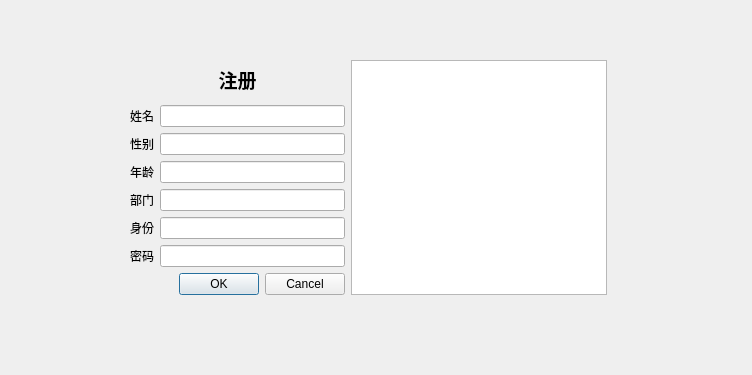
<?xml version="1.0" encoding="UTF-8"?>
<ui version="4.0">
 <class>Form</class>
 <widget class="QWidget" name="Form">
  <property name="geometry">
   <rect>
    <x>0</x>
    <y>0</y>
    <width>752</width>
    <height>375</height>
   </rect>
  </property>
  <property name="windowTitle">
   <string>Form</string>
  </property>
  <widget class="QWidget" name="">
   <property name="geometry">
    <rect>
     <x>130</x>
     <y>60</y>
     <width>477</width>
     <height>235</height>
    </rect>
   </property>
   <layout class="QHBoxLayout" name="horizontalLayout">
    <item>
     <layout class="QVBoxLayout" name="verticalLayout">
      <item>
       <widget class="QLabel" name="label_6">
        <property name="text">
         <string>&lt;html&gt;&lt;head/&gt;&lt;body&gt;&lt;p align=&quot;center&quot;&gt;&lt;span style=&quot; font-size:14pt; font-weight:600;&quot;&gt;注册&lt;/span&gt;&lt;/p&gt;&lt;/body&gt;&lt;/html&gt;</string>
        </property>
       </widget>
      </item>
      <item>
       <layout class="QFormLayout" name="formLayout">
        <item row="0" column="0">
         <widget class="QLabel" name="label">
          <property name="text">
           <string>姓名</string>
          </property>
         </widget>
        </item>
        <item row="0" column="1">
         <widget class="QLineEdit" name="lineEdit"/>
        </item>
        <item row="1" column="0">
         <widget class="QLabel" name="label_2">
          <property name="text">
           <string>性别</string>
          </property>
         </widget>
        </item>
        <item row="1" column="1">
         <widget class="QLineEdit" name="lineEdit_2"/>
        </item>
        <item row="2" column="0">
         <widget class="QLabel" name="label_3">
          <property name="text">
           <string>年龄</string>
          </property>
         </widget>
        </item>
        <item row="2" column="1">
         <widget class="QLineEdit" name="lineEdit_3"/>
        </item>
        <item row="3" column="0">
         <widget class="QLabel" name="label_4">
          <property name="text">
           <string>部门</string>
          </property>
         </widget>
        </item>
        <item row="3" column="1">
         <widget class="QLineEdit" name="lineEdit_4"/>
        </item>
        <item row="4" column="0">
         <widget class="QLabel" name="label_5">
          <property name="text">
           <string>身份</string>
          </property>
         </widget>
        </item>
        <item row="4" column="1">
         <widget class="QLineEdit" name="lineEdit_5"/>
        </item>
        <item row="5" column="0">
         <widget class="QLabel" name="label_7">
          <property name="text">
           <string>密码</string>
          </property>
         </widget>
        </item>
        <item row="5" column="1">
         <widget class="QLineEdit" name="lineEdit_6"/>
        </item>
       </layout>
      </item>
      <item>
       <widget class="QDialogButtonBox" name="buttonBox">
        <property name="standardButtons">
         <set>QDialogButtonBox::Cancel|QDialogButtonBox::Ok</set>
        </property>
       </widget>
      </item>
     </layout>
    </item>
    <item>
     <widget class="QTextBrowser" name="textBrowser"/>
    </item>
   </layout>
  </widget>
 </widget>
 <resources/>
 <connections>
  <connection>
   <sender>buttonBox</sender>
   <signal>rejected()</signal>
   <receiver>lineEdit</receiver>
   <slot>clear()</slot>
   <hints>
    <hint type="sourcelabel">
     <x>124</x>
     <y>174</y>
    </hint>
    <hint type="destinationlabel">
     <x>143</x>
     <y>31</y>
    </hint>
   </hints>
  </connection>
  <connection>
   <sender>buttonBox</sender>
   <signal>rejected()</signal>
   <receiver>lineEdit_2</receiver>
   <slot>clear()</slot>
   <hints>
    <hint type="sourcelabel">
     <x>124</x>
     <y>174</y>
    </hint>
    <hint type="destinationlabel">
     <x>143</x>
     <y>59</y>
    </hint>
   </hints>
  </connection>
  <connection>
   <sender>buttonBox</sender>
   <signal>rejected()</signal>
   <receiver>lineEdit_3</receiver>
   <slot>clear()</slot>
   <hints>
    <hint type="sourcelabel">
     <x>124</x>
     <y>174</y>
    </hint>
    <hint type="destinationlabel">
     <x>143</x>
     <y>87</y>
    </hint>
   </hints>
  </connection>
  <connection>
   <sender>buttonBox</sender>
   <signal>rejected()</signal>
   <receiver>lineEdit_4</receiver>
   <slot>clear()</slot>
   <hints>
    <hint type="sourcelabel">
     <x>124</x>
     <y>174</y>
    </hint>
    <hint type="destinationlabel">
     <x>143</x>
     <y>115</y>
    </hint>
   </hints>
  </connection>
  <connection>
   <sender>buttonBox</sender>
   <signal>rejected()</signal>
   <receiver>lineEdit_5</receiver>
   <slot>clear()</slot>
   <hints>
    <hint type="sourcelabel">
     <x>124</x>
     <y>174</y>
    </hint>
    <hint type="destinationlabel">
     <x>143</x>
     <y>143</y>
    </hint>
   </hints>
  </connection>
 </connections>
</ui>
